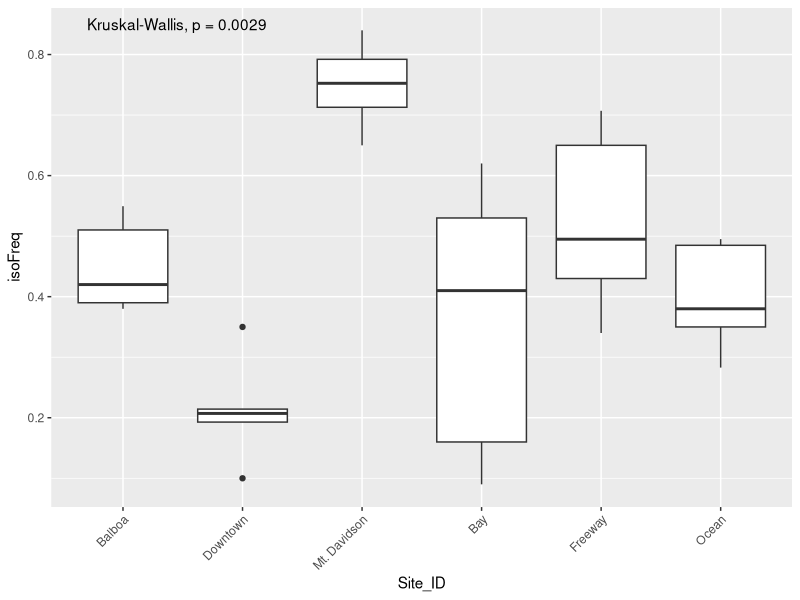
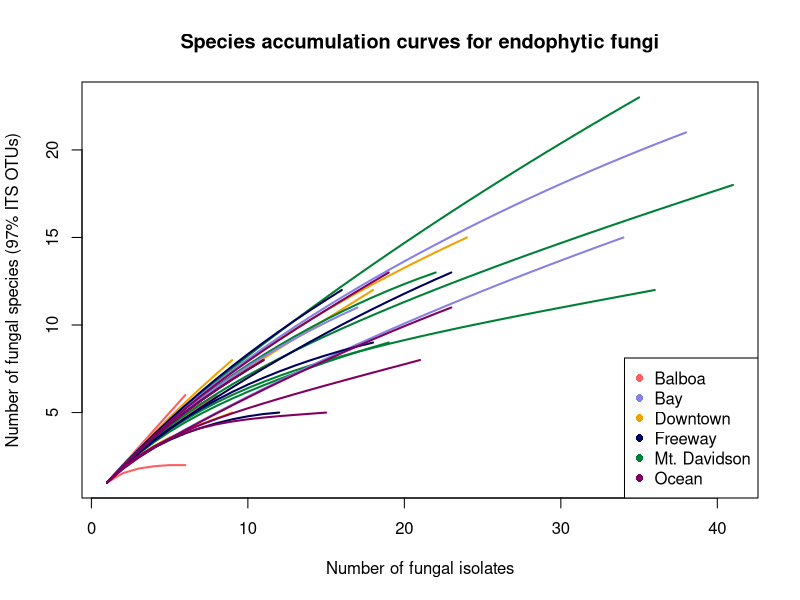
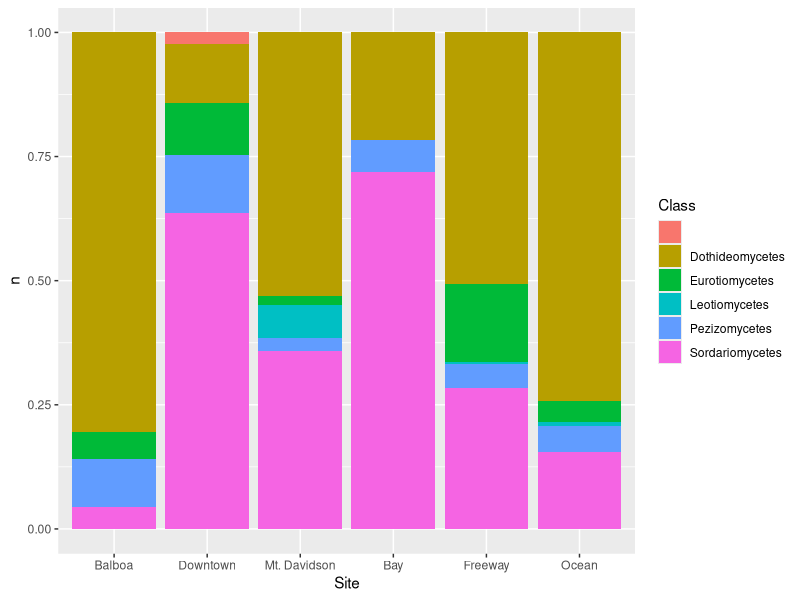
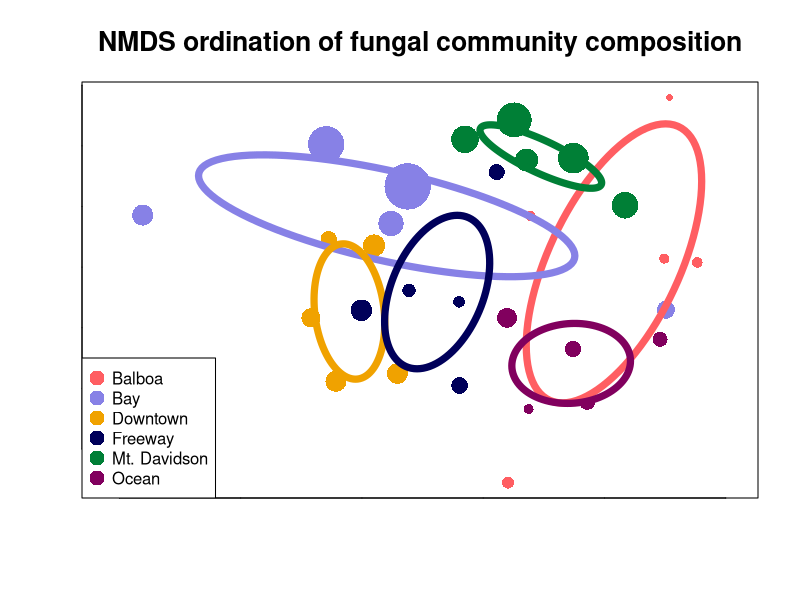

Write the R code that produced these figures, in order.
## ---- chunk 1
knitr::opts_chunk$set(echo = FALSE, message = FALSE, warning = FALSE)
## ---- chunk 2
# load libraries
library("dplyr")
library("tidyr")
library("vegan")
library("ggplot2")
library("tidyverse")
library("ggpubr")
## ---- chunk 3
# load files
otus <- read.table("seq_with_OTU_ID.txt")
groups <- read.table("groupfile.tsv")
trees <- read.csv("metadata/M_excel_tree_metadata_with_isolationfreq.csv",
                  stringsAsFactors = FALSE)
TBAS <- read.csv("metadata/TBAS_taxonomies.csv")
culturing <- read.csv("metadata/culturing_worksheet.csv")
extractions <- read.csv("metadata/Extraction_worksheet.csv")

# count by groups instead of trees
otu_table <- otus %>%
  left_join(groups, by = c("V1" = "V1")) %>%
  group_by(V2.x, V2.y) %>%
  summarize(count = n()) %>%
  spread(V2.x, count, fill = 0)

# get rid of rows with NA
otu_table <- as.data.frame(na.omit(otu_table))

# fix row name problems for vegan
row.names(otu_table) <- otu_table[, 1]
otu_table <- otu_table[, -1]

# drop out USF test sample
otu_table <- otu_table[1:30,]
## ---- chunk 4
trees %>%
 filter(Site_ID != "Parker") %>%
 filter(Date_sampled > "2017-08-25") %>%
 separate(isolation_freq,
          into = c("grew", "total"),
          sep = "/") %>%
 mutate(grew = as.numeric(grew),
        total = as.numeric(total)) %>%
 mutate(isoFreq = grew/total) %>%
 ggplot(aes(x = Site_ID,
            y = isoFreq)) +
   geom_boxplot() +
 theme(axis.text.x = element_text(angle = 45,
                                  vjust = 1,
                                  hjust = 1)) +
 stat_compare_means(method = "kruskal") +
  scale_x_discrete(labels = c("Balboa",
                                     "Downtown",
                                     "Mt. Davidson",
                                     "Bay",
                                     "Freeway",
                                     "Ocean"))
## ---- chunk 5
#set colors
rare_color = c(rep("#ff5e62", 5),
               rep("#f0a200", 5),
               rep("#007f36", 5),
               rep("#8781e6", 5),
               rep("#00005a", 5),
               rep("#81005e", 5))

#rename sites to be more readable
group_labels <- c(rep("Balboa", 5),
                  rep("Downtown", 5),
                  rep("Mt. Davidson", 5),
                  rep("Bay", 5),
                  rep("Freeway", 5),
                  rep("Ocean", 5))

#draw the species richness curves
rarecurve(otu_table,
          main = "Species accumulation curves for endophytic fungi",
          col = rare_color,
          label = FALSE,
          lwd = 2,
          xlab = "Number of fungal isolates",
          ylab = "Number of fungal species (97% ITS OTUs)")

#add a legend for greater readability
legend("bottomright",
       legend = levels(factor(group_labels)),
       pch = 16,
       col = c(rep("#ff5e62"),
               rep("#8781e6"),
               rep("#f0a200"),
               rep("#00005a"),
               rep("#007f36"),
               rep("#81005e")))

## ---- chunk 6
extraction_with_tree <- read.table("groupfile.tsv",
                                   sep = "\t",
                                   col.names = c("Extraction_ID", "Tree_ID")) %>%
  mutate(site_ID = substr(Tree_ID, 1, 2))

TBAS_names_fixed <- TBAS %>%
  mutate(Extraction_ID = substr(Query_sequence, 1, 8))

TBAS_with_site <- TBAS_names_fixed %>%
  left_join(extraction_with_tree, by = "Extraction_ID") %>%
  na.omit()

write.csv(TBAS_with_site,
          file = "metadata/TBS_with_site.csv",
          row.names = FALSE)

TBAS_with_site %>% 
  group_by(site_ID, Class.level_assignment) %>%
  tally() %>%
  ggplot(aes(x = site_ID,
             y = n,
             fill = Class.level_assignment)) +
  geom_col(position = position_fill()) +
  scale_fill_discrete(name = "Class") +
    scale_x_discrete(labels = c("Balboa",
                                     "Downtown",
                                     "Mt. Davidson",
                                     "Bay",
                                     "Freeway",
                                     "Ocean")) +
  xlab("Site")

## ---- chunk 7
ord_obj <- metaMDS(otu_table)

# fix row names to be more readable
row.names(otu_table) <- c(paste("Balboa - Tree", 1:5),
                         paste("Downtown - Tree", 1:5),
                         paste("Mt. Davidson - Tree", 1:5),
                         paste("Bay - Tree", 1:5),
                         paste("Freeway - Tree", 1:5),
                         paste("Ocean - Tree", 1:5))

trees_aug <- subset(trees, as.POSIXct(trees$Date_sampled) > as.POSIXct("2017-08-01"))

plot(ord_obj,
     display = "sites",
     type = "n",
     main = "NMDS ordination of fungal community composition",
     cex.main = 1.6,
     xlab = "",
     ylab = "",
     tck = 0,
     labels = FALSE)

points(ord_obj,
       display = "sites",
       col = c(rep("#ff5e62", 5),
               rep("#f0a200", 5),
               rep("#007f36", 5),
               rep("#8781e6", 5),
               rep("#00005a", 5),
               rep("#81005e", 5)),
       cex = trees_aug$DBH_cm/10,
       pch = 16)

legend("bottomleft",
       legend = levels(factor(group_labels)),
       pch = 16,
       cex = 1,
       pt.cex = 2,
       col = c(rep("#ff5e62"),
               rep("#8781e6"),
               rep("#f0a200"),
               rep("#00005a"),
               rep("#007f36"),
               rep("#81005e")))

ordiellipse(ord_obj,
            groups =group_labels,
            label = FALSE,
            col = c(rep("#ff5e62"),
                    rep("#8781e6"),
                    rep("#f0a200"),
                    rep("#00005a"),
                    rep("#007f36"),
                    rep("#81005e")),
            lwd = 7)
